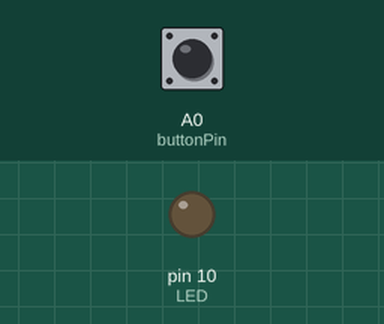
This sketch was run on a simulated Arduino Mega 2560, built with avr-gcc and run on an emulated ATmega2560. Parts: output pins drawn as LEDs (lit = HIGH). Inputs (shaded band) come from the test bench; at power-on: A0 (buttonPin) LOW. Storage starts empty; what the sketch prints to the serial monitor is not drawn.

Above: at 1.2 s.
1.3 s: A0 (buttonPin) pulled HIGH for 0.15 s
At 1.7 s:
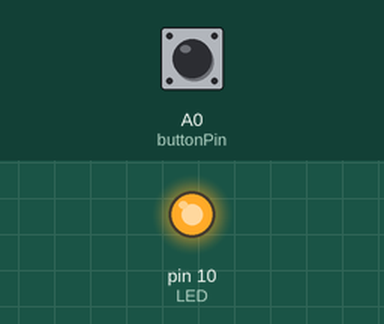
Timing chart, 0 to 4.3 s (numbered marks = the images above; inputs shaded):
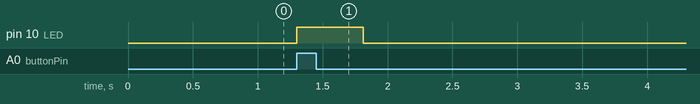

Measured:
- after the input at 1.3 s, pin 10 (LED): LOW → HIGH at once, → LOW 0.51 s later

The sketch:

SD-Card-Read-Write-Delete.ino
```cpp
/*

 ** MOSI - pin 11
 ** MISO - pin 12
 ** CLK/SCK - pin 13
 ** CS - pin 4 (for MKRZero SD: SDCARD_SS_PIN)

*/


#include <SPI.h>
#include <SD.h>
File myFile;

const int CsPin = 53; //Arduino Uno-4 Mega-53
const int LED = 10;
const int buttonPin = A0;
bool buttonState = 0;
bool buttonFlag = 0;


void setup() {
  Serial.begin(9600);
  pinMode(buttonPin, INPUT);
  pinMode(LED, OUTPUT);

  // Wait for serial Connection
  while (!Serial) {
    ;
  }

  Serial.println("Initializing SD card...");

  if (!SD.begin(CsPin)) {
    Serial.println("initialization failed!");
    while (1);
  }
  Serial.println("initialization done.");


}//Void Setup End

void loop(){

  buttonState = digitalRead(buttonPin);
  //Serial.println(buttonState);

  if (buttonState == 1 && buttonFlag == 0) {
    buttonFlag = 1;
    digitalWrite(LED, HIGH);
    delay(500);
    Sd_Card_Write_Data(); // Calling Sd card writeing function
  }

  else if (buttonState == 0 && buttonFlag == 1) {
    buttonFlag = 0;
    digitalWrite(LED, LOW);
  }

  else{
    digitalWrite(LED, LOW);
  }
}


void Sd_Card_Write_Data(){

  myFile = SD.open("test.txt", FILE_WRITE);

  if (myFile) {
    Serial.println("Writing to test.txt...");
    myFile.println("hi My name is Shantonu");

    // close the file:
    myFile.close();
    Serial.println("done.");
  }

  else {
    // if the file didn't open, print an error:
    Serial.println("error opening test.txt");
  }

  return 0; // End Code
}
```
